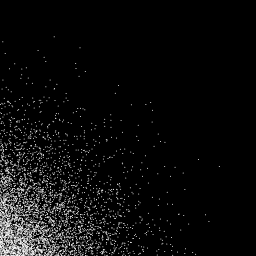
Frame 1 (no input)
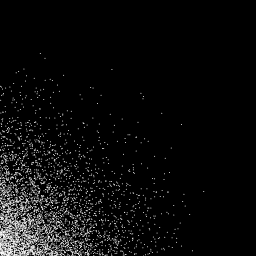
Frame 60 (no input)
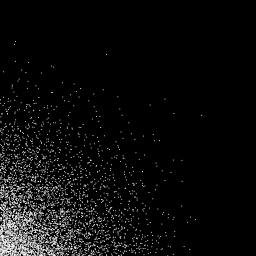
Frame 120 (the mouse pressed at the canvas centre since frame 60)

The p5.js sketch that drew these frames (run headless with seeded random() and noise() and a simulated clock; from frame 60 on, the mouse is pressed at the canvas centre):

// p5.js sketch
// ── sketch.js
/* DN3008 Generative Art, Ashley Hi 2026
 * Week 5 - Randomness & Noise
 * Biased Noise
 */

function setup() {
  createCanvas(256, 256);
  frameRate(60);
  stroke(255);
  noFill();
}

function draw() {
  background(0);

  // Uncomment the code to try the different examples.
  // Comment it again before running the next one.

  //=== 1 - even distribution of random points ===
  /*
  for (var i = 0; i < 5000; i++) {
    var x = random(0, 70);
    var y = random(0, height);
    point(x, y);
  }*/

  //=== 2 - bias towards the left ===
  /*
  for (var i = 0; i < 5000; i++) {
    var x = min(random(0, width), random(0, width));
    var y = random(0, height);
    point(x, y);
  }*/

  //=== 3 - bias towards bottom left corner ===
  /*
  for (var i = 0; i < 5000; i++) {
    var x = min(random(0, width), random(0, width));
    var y = max(random(0, height), random(0, height));
    point(x, y);
  }*/

  //=== 4 - create more extreme effects ===
   for (var i = 0; i < 5000; i++) {
     var x = getMinBiasRand(0, width, 5);
     var y = getMaxBiasRand(0, height, 5);
     point(x, y);
   }
}

function getMinBiasRand(_min, _max, iters) {
  var r = _max;
  for (var i = 0; i < iters; i++) {
    r = min(r, random(_min, _max));
  }
  return r;
}

function getMaxBiasRand(_min, _max, iters) {
  var r = _min;
  for (var i = 0; i < iters; i++) {
    r = max(r, random(_min, _max));
  }
  return r;
}
